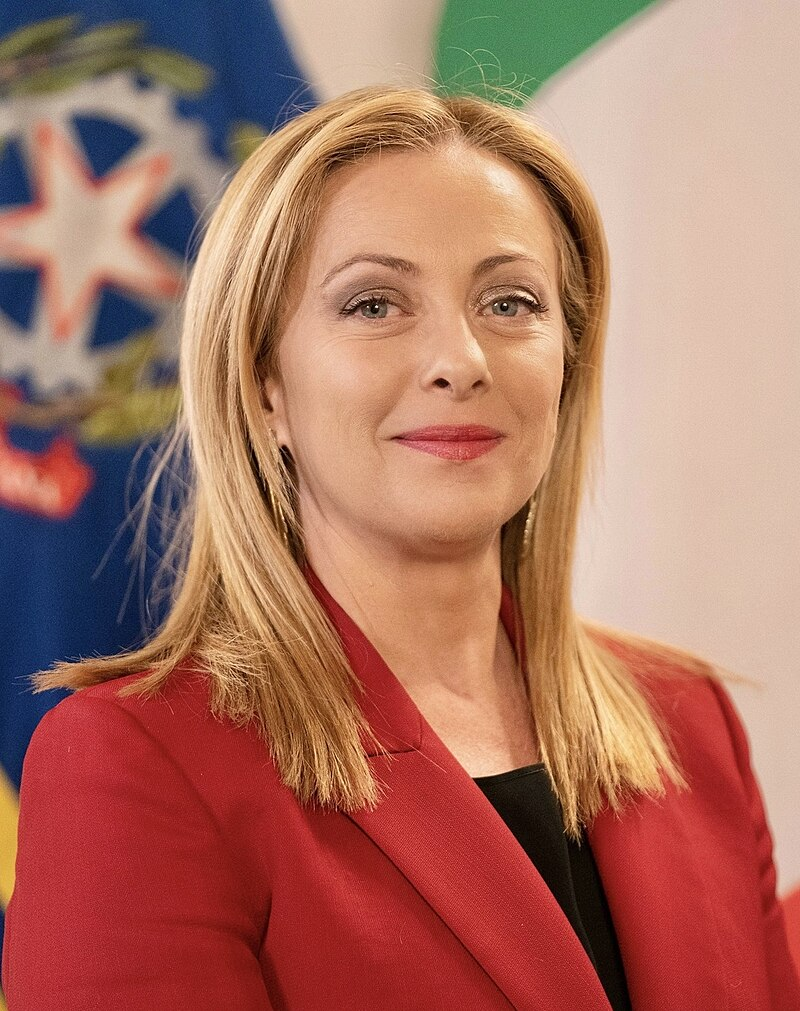
#> input picture pythonProject/meloni.jpg, 800 x 1011 px, given in place of the camera
$ python day3.py
#> lines starting #> are read from the running program, lines starting #| are printed output that depends on the picture; after the words box and inside, x2 and y2 are one past the last pixel; in counts of white or black regions, pixels touching at a corner belong together
import cv2
import numpy as np
framewidth=640
frameheight=488
cap=cv2.VideoCapture(0)
cap.set(3,framewidth)
cap.set(4,frameheight)
def empty(x):
      pass
cv2.namedWindow("parameters")
cv2.createTrackbar("threshold1","parameters",100,255,empty)
cv2.createTrackbar("threshold2","parameters",200,255,empty)


def get_contours(img_dilate,img_contours):
     contours,hierarchy=cv2.findContours(img_dilate,cv2.RETR_EXTERNAL,cv2.CHAIN_APPROX_NONE)
     for cnt in contours:
           area_min=cv2.contourArea(cnt)

           cv2.drawContours(img_contours,cnt,-1,(0,255,0),3)
           peri=cv2.arcLength(cnt,True)
           approx=cv2.approxPolyDP(cnt,0.02*peri,True)
           x,y,w,h=cv2.boundingRect(approx)
           cv2.rectangle(img_contours,(x,y),(x+w,y+h),(255,0,255),3)
           cv2.putText(img_contours,"points"+str(len(approx)),(x,y),(x+w,y+h),cv2.FONT_HERSHEY_COMPLEX,0.7,(255,0,255),2,0)
           cv2.putText(img_contours,'Area:'+str(int(area_min)),(x+w+45,y+h+45),cv2.FONT_HERSHEY_COMPLEX,0.7,(0,255,255),2,0)
while True:
      ret,img=cap.read()
#> img is the input picture: shape (1011, 800, 3); mean B, G, R 98.5, 114.5, 169.8
      img_contours=img.copy()
      img_blur=cv2.GaussianBlur(img,(7,7),4)
      img_grey= cv2.cvtColor(img_blur,cv2.COLOR_BGR2GRAY)
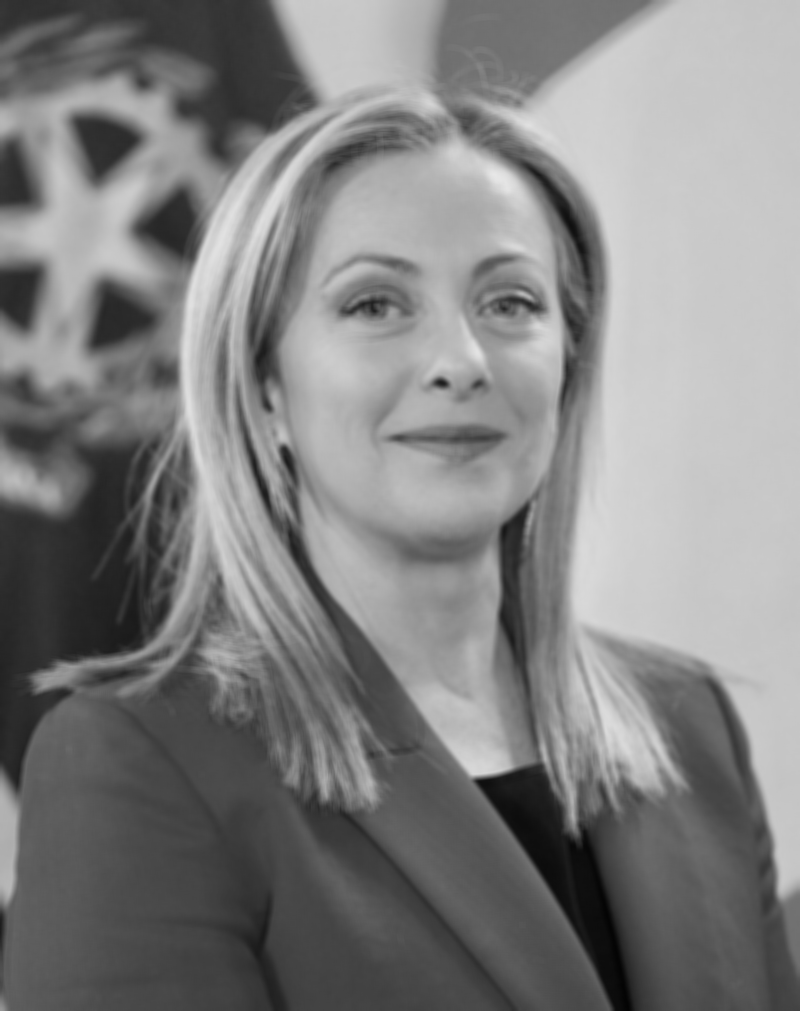
#> img_grey: shape (1011, 800); min 3, max 231, mean 129.2
      t1=cv2.getTrackbarPos("threshold1","parameters")
      t2=cv2.getTrackbarPos("threshold2","parameters")
      img_canny=cv2.Canny(img_grey,t1,t2)
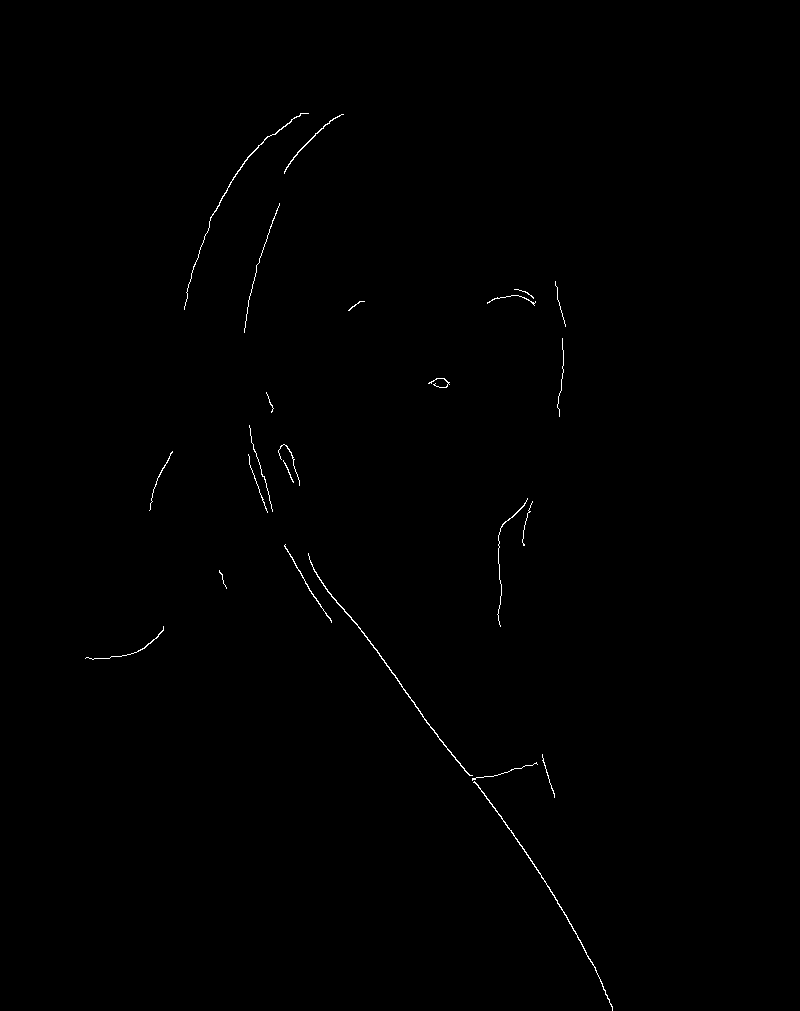
#> img_canny: shape (1011, 800); 0.31% white in thin lines or dots, all inside (x1, y1, x2, y2) = (85, 113, 613, 1011)
      kernel=np.ones((5,5),np.uint8)
      img_dilate=cv2.dilate(img_canny,kernel,iterations=1)
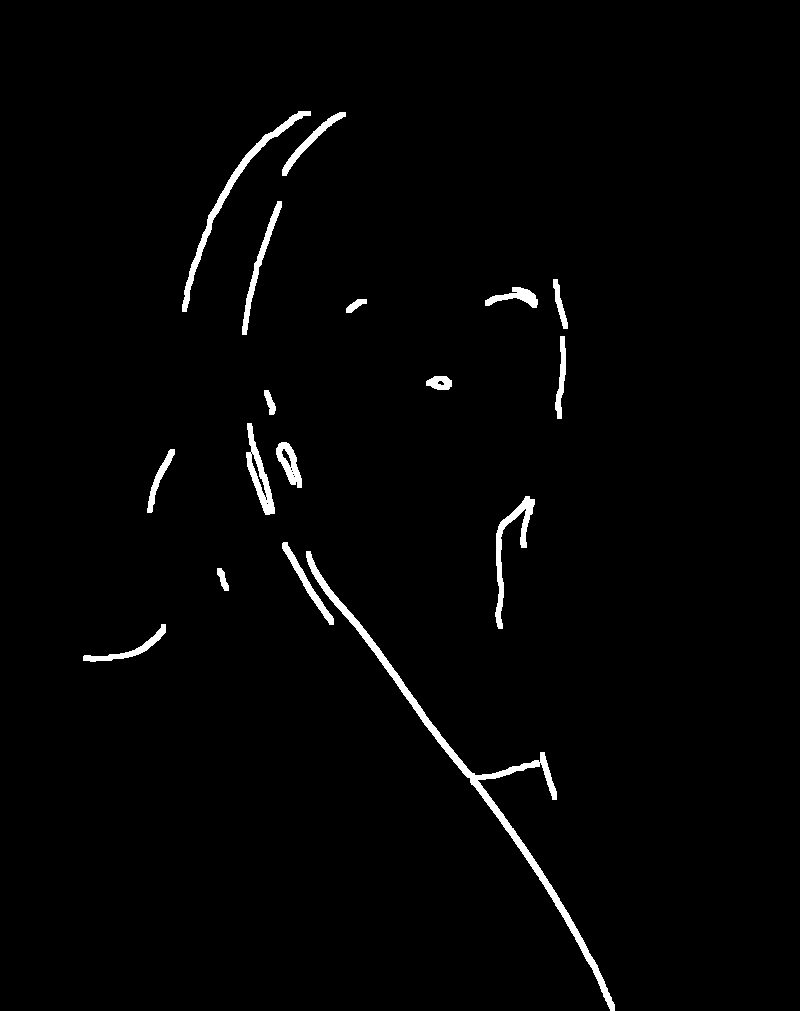
#> img_dilate: shape (1011, 800); 1.7% white; 17 white regions, largest, box (x1, y1, x2, y2) and area: (306, 551, 615, 1011) 4477, (182, 111, 311, 312) 1597, (495, 496, 535, 629) 1151
      # cv2.imshow("IMAGE",img)
#> (the run stopped early here; a loop or call above may not have finished)
